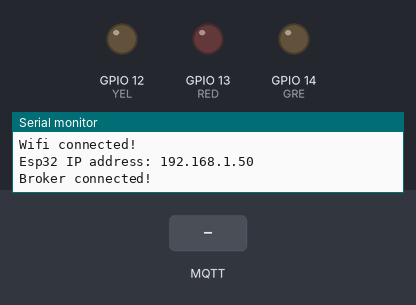
A sketch run on a simulated ESP32. Shown: output pins drawn as LEDs (lit = HIGH), the last lines printed to the serial monitor. The inputs (shaded band) are chosen by the test bench. WiFi joins after 1.5 s; servers stay silent unless stated; no MQTT or app messages arrive unless stated.

Above: at 3.2 s.
3.3 s: MQTT message "r" arrives on the first subscribed topic
At 4.5 s:
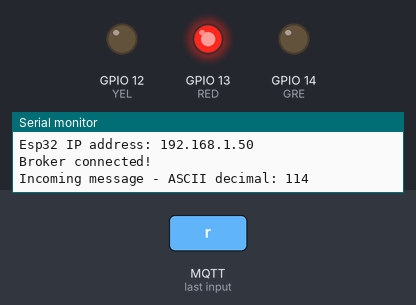
4.8 s: MQTT message "y" arrives on the first subscribed topic
At 5.8 s:
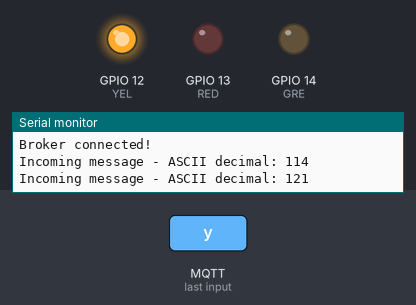
6.3 s: MQTT message "g" arrives on the first subscribed topic
At 6.9 s:
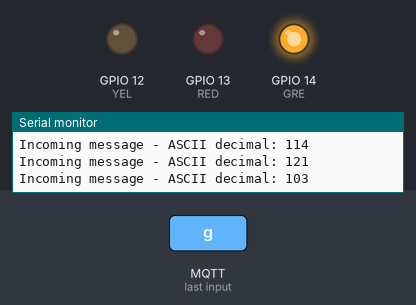
7.8 s: MQTT message "1" arrives on the first subscribed topic
At 9.2 s:
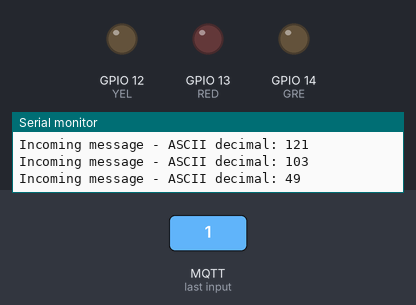
Timing chart, 0 to 10.3 s (numbered marks = the images above; inputs shaded):
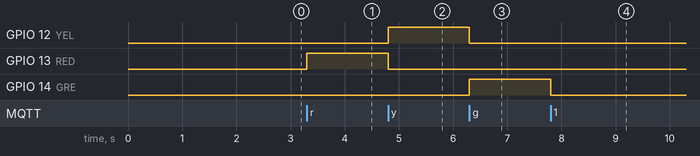

Measured:
- after the input at 3.3 s, GPIO 13 (RED): LOW → HIGH at once
- after the input at 4.8 s, GPIO 12 (YEL): LOW → HIGH at once; GPIO 13 (RED): HIGH → LOW at once
- after the input at 6.3 s, GPIO 12 (YEL): HIGH → LOW at once; GPIO 14 (GRE): LOW → HIGH at once
- after the input at 7.8 s, GPIO 14 (GRE): HIGH → LOW at once

The sketch:

Esp32-MQTT-PubSub.ino
```cpp
#include <WiFi.h>
#include <PubSubClient.h>

// GPIOs acccording your wiring
#define YEL 12
#define RED 13
#define GRE 14

// Wi-Fi ssid and password
const char* ssid = "your ssid";
const char* password = "your password";

// Your Raspberry Pi IP, in this format
IPAddress server(000, 000, 000, 000);

// Callback function, listen to the incoming message
void callback(char* topic, byte* payload, unsigned int length) {

  Serial.print("Incoming message - ASCII decimal: ");
  Serial.println(*payload);

  // message handling
  switch (*payload) {
    case 114:                     // the letter "r" ASCII
      digitalWrite(RED, HIGH);
      digitalWrite(YEL, LOW);
      digitalWrite(GRE, LOW);
      break;
    case 121:                     // the letter "y" ASCII
      digitalWrite(RED, LOW);
      digitalWrite(YEL, HIGH);
      digitalWrite(GRE, LOW);
      break;
    case 103:                     // the letter "g" ASCII
      digitalWrite(RED, LOW);
      digitalWrite(YEL, LOW);
      digitalWrite(GRE, HIGH);
      break;
    default:
      digitalWrite(RED, LOW);
      digitalWrite(YEL, LOW);
      digitalWrite(GRE, LOW);
      break;
  }
}

WiFiClient esp32Client;
PubSubClient client(server, 1883, callback, esp32Client);

void startWifi() {
  Serial.print("\nEsp32 connect with ");
  Serial.println(ssid);
  while (WiFi.status() != WL_CONNECTED)
  {
    Serial.println("Starting wifi connect...");
    WiFi.begin(ssid, password);
    delay(2000);
  }
  Serial.println("Wifi connected!");
  Serial.print("Esp32 IP address: ");
  Serial.println(WiFi.localIP());
}

void connectBroker() {
  // User and password configured in the broker
  if (client.connect("espClient", "mqtt_user", "mqtt_password")) {
    client.publish("outTopic", "Ready to publish in <outTopic>"); //Esp32 publish in outTopic
    client.subscribe("inTopic"); //Esp32 subscribe inTopic. See callback function
    Serial.println("Broker connected!");
  }
}

void setup()
{
  Serial.begin(115200);
  pinMode(RED, OUTPUT);
  pinMode(YEL, OUTPUT);
  pinMode(GRE, OUTPUT);

  startWifi();
  connectBroker();
}

void loop()
{
  client.loop();
}
```
